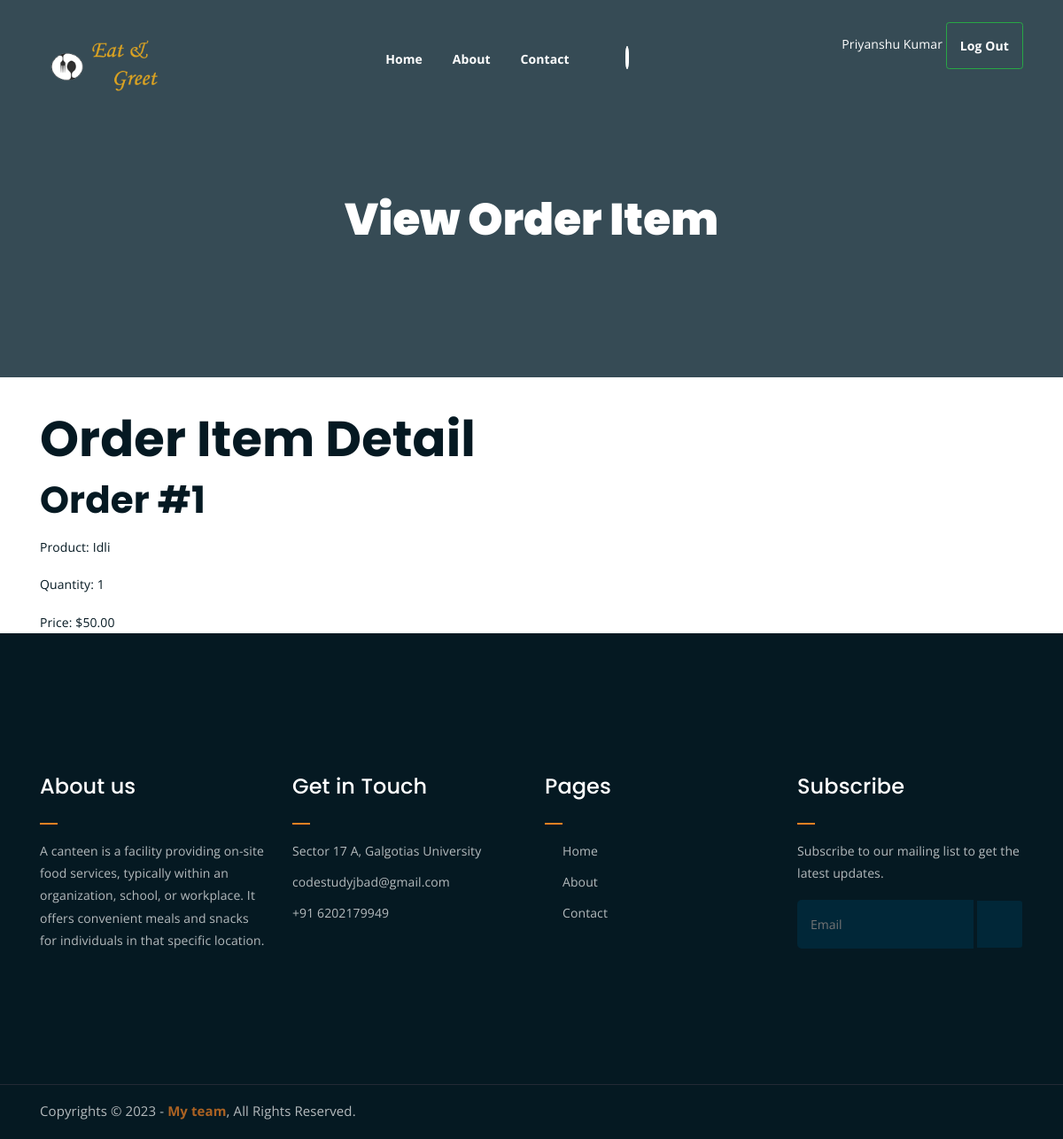
Screenshot of /view_order_list/1 (signed in) with the database file from the repository.
### BackEnd/models.py (models this page shows, shortened)
class OrderItem(models.Model):
    order = models.ForeignKey('Order', on_delete=models.CASCADE)
    product = models.ForeignKey(Product, on_delete=models.CASCADE)
    quantity = models.IntegerField()
    price = models.DecimalField(max_digits=10, decimal_places=2)

class Order(models.Model):
    PENDING = 'Pending'
    PROCESSING = 'Processing'
    SHIPPED = 'Shipped'
    DELIVERED = 'Delivered'
    CANCELED = 'Canceled'
    STATUS_CHOICES = [
        (PENDING, 'Pending'),
        (PROCESSING, 'Processing'),
        (SHIPPED, 'Shipped'),
        (DELIVERED, 'Delivered'),
        (CANCELED, 'Canceled'),
    ]
    user = models.ForeignKey(User, on_delete=models.CASCADE)
    shipping_address = models.ForeignKey(AddAddress, on_delete=models.CASCADE)
    payment_method = models.CharField(max_length=255)  # You may want to use choices for payment methods
    status = models.CharField(max_length=20, choices=STATUS_CHOICES, default=PENDING)
    total_price = models.DecimalField(max_digits=10, decimal_places=2)
    created_at = models.DateTimeField(auto_now_add=True)

class Product(models.Model):
    cname=models.ForeignKey(AddCate,related_name='categories',on_delete=models.CASCADE)
    week=models.CharField(max_length=100)
    img=CloudinaryField('img')
    fname=models.CharField(max_length=500)
    desc=models.TextField()
    price=models.IntegerField(null=True,blank=True)
    quantity=models.IntegerField(null=True,blank=True)

### FrontEnd/views.py (the view)
# urls.py: path('view_order_list/<int:order_item_id>', view_order_list, name='view_order_list'),
@login_required(login_url="/front/login/")
def view_order_list(request,order_item_id):
    order_item = get_object_or_404(OrderItem, id=order_item_id)
    return render(request, 'Front1/vieworderlist.html', {'order_item': order_item,})

### FrontEnd/templates/Front1/vieworderlist.html (shortened to what this page needs)
{% extends "Front1/base.html" %}
{% block start %}
	<div class="breadcrumb-section breadcrumb-bg">
		<div class="container">
			<div class="row">
				<div class="col-lg-8 offset-lg-2 text-center">
					<div class="breadcrumb-text">
						<h1>View Order Item</h1>
					</div>
				</div>
			</div>
		</div>
	</div>
<div class="container mt-5">
    <h1>Order Item Detail</h1>
    <div>
      <h2>Order #{{ order_item.order.id }}</h2>
      <p>Product: {{ order_item.product.fname }}</p>
      <p>Quantity: {{ order_item.quantity }}</p>
      <p>Price: ${{ order_item.price }}</p>
    </div>
</div>
{% endblock %}

### FrontEnd/templates/Front1/base.html (shortened to what this page needs)
<!DOCTYPE html>
<html lang="en">
<head>
	<link rel="stylesheet" href="/static/assets/css/all.min.css">
	<link rel="stylesheet" href="/static/assets/bootstrap/css/bootstrap.min.css">
	<link rel="stylesheet" href="/static/assets/css/owl.carousel.css">
	<link rel="stylesheet" href="/static/assets/css/magnific-popup.css">
	<link rel="stylesheet" href="/static/assets/css/animate.css">
	<link rel="stylesheet" href="/static/assets/css/meanmenu.min.css">
	<link rel="stylesheet" href="/static/assets/css/main.css">
	<link rel="stylesheet" href="/static/assets/css/responsive.css">
</head>
<body>
	<div class="top-header-area" id="sticker">
		<div class="container">
			<div class="row">
				<div class="col-lg-12 col-sm-12 text-center">
					<div class="main-menu-wrap">
						<div class="site-logo">
							<a href="/">
								<img src="/static/assets/img/logo.png" alt="">
							</a>
						</div>
						<nav class="main-menu">
							<ul>
								<li class="{% if request.path == '/' %}current-list-item{% endif %}">
									<a href="/">Home</a>
								</li>
								<li class="{% if request.path == '/about_us/' %}current-list-item{% endif %}">
									<a href="/about_us/">About</a>
								</li>
								<li class="{% if request.path == '/contact_us/' %}current-list-item{% endif %}">
									<a href="/contact_us/">Contact</a>
								</li>
								<li>
									{% if request.user.is_authenticated %}
										<a class="shopping-cart" href=""><i class="fas fa-shopping-cart" style="font-size:38px;color:white"><span style="font-size:20px;color: black; border: 2px solid white; border-radius: 60%; background-color: white;" >{{cart_items_count}}</span></i>
										</a>
								</li>
								<li>
									<div class="header-icons">
										<span style="color: white;">{{request.user.first_name}}</span>
										<a class="btn btn-outline-success my-2 my-sm-0" href="/front/logout/">Log Out</a>
										{% else %}
										<a class="btn btn-primary" href="/front/login/">Login</a>
										{% endif %}
									</div>
								</li>
							</ul>
						</nav>
					</div>
				</div>
			</div>
		</div>
	</div>
    {% block start%}
    {% endblock%}
	<div class="footer-area">
		<div class="container">
			<div class="row">
				<div class="col-lg-3 col-md-6">
					<div class="footer-box about-widget">
						<h2 class="widget-title">About us</h2>
						<p>
							A canteen is a facility providing on-site food services, typically within an organization, school, or workplace. It offers convenient meals and snacks for individuals in that specific location.
						</p>
					</div>
				</div>
				<div class="col-lg-3 col-md-6">
					<div class="footer-box get-in-touch">
						<h2 class="widget-title">Get in Touch</h2>
						<ul>
							<li>Sector 17 A, Galgotias University</li>
							<li>codestudyjbad@gmail.com</li>
							<li>+91 6202179949 </li>
						</ul>
					</div>
				</div>
				<div class="col-lg-3 col-md-6">
					<div class="footer-box pages">
						<h2 class="widget-title">Pages</h2>
						<ul>
							<li><a href="/">Home</a></li>
							<li><a href="/about_us/">About</a></li>
							<li><a href="/contact_us/">Contact</a></li>
						</ul>
					</div>
				</div>
				<div class="col-lg-3 col-md-6">
					<div class="footer-box subscribe">
						<h2 class="widget-title">Subscribe</h2>
						<p>Subscribe to our mailing list to get the latest updates.</p>
						<form method="post">
							<input type="email" name="email" placeholder="Email">
							<button type="submit"><i class="fas fa-paper-plane"></i></button>
						</form>
					</div>
				</div>
			</div>
		</div>
	</div>
	<div class="copyright">
		<div class="container">
			<div class="row">
				<div class="col-lg-6 col-md-12">
					<p>
						Copyrights &copy; 2023 - <a href="/">My team</a>,  All Rights Reserved.<br>
					</p>
				</div>
				<div class="col-lg-6 text-right col-md-12">
					<div class="social-icons">
						<ul>
							<li><a href="#" target="_blank"><i class="fab fa-facebook-f"></i></a></li>
							<li><a href="#" target="_blank"><i class="fab fa-twitter"></i></a></li>
							<li><a href="#" target="_blank"><i class="fab fa-instagram"></i></a></li>
							<li><a href="#" target="_blank"><i class="fab fa-linkedin"></i></a></li>
							<li><a href="#" target="_blank"><i class="fab fa-dribbble"></i></a></li>
						</ul>
					</div>
				</div>
			</div>
		</div>
	</div>
</body>
</html>

### FrontEnd/static/assets/css/responsive.css (style rules this page uses)
@media only screen and (min-width: 992px) and (max-width: 1200px) { ul.sub-menu li a { padding: 7px 10px; } }

### rows the page displays
OrderItem: order.id "1", product.fname "Idli", quantity "1", price "50.00"

### other values shown
{{ request.user.first_name }} "Priyanshu Kumar"
